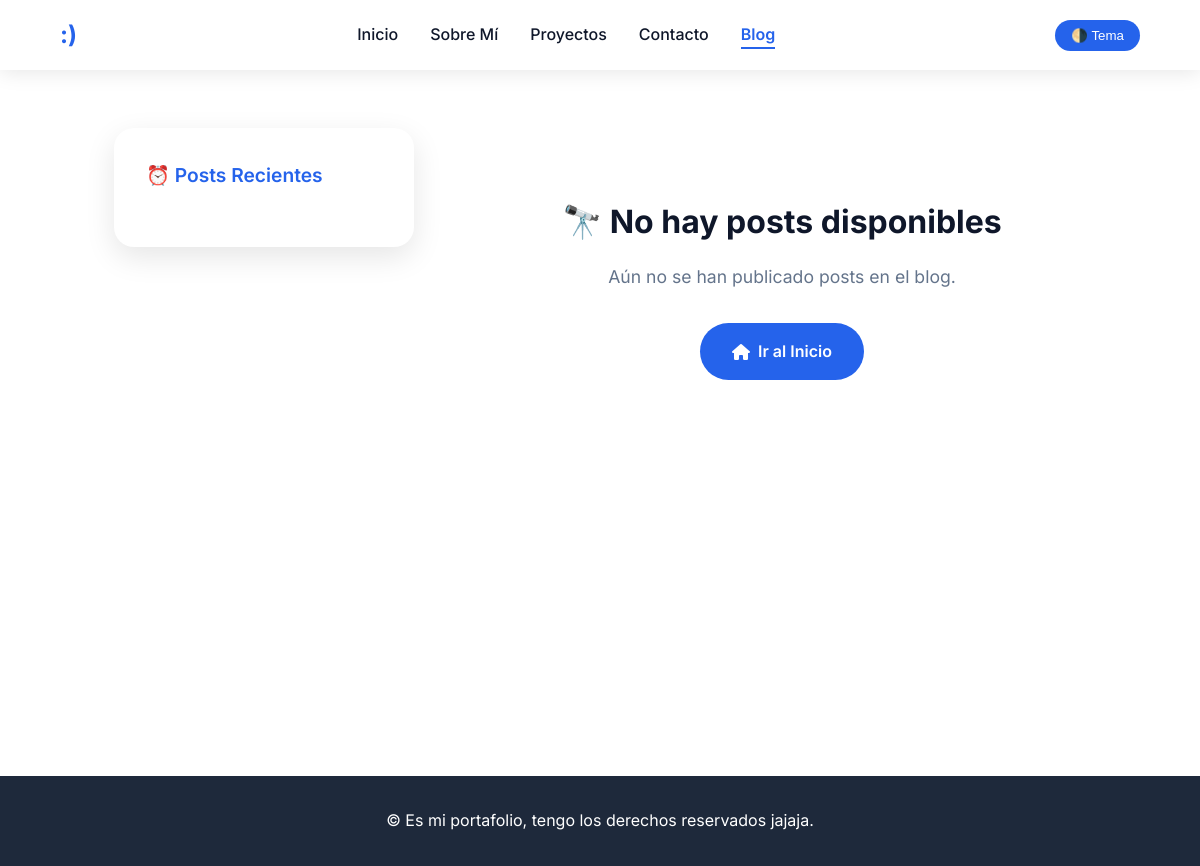
The page /blog/ on the database as committed earlier.
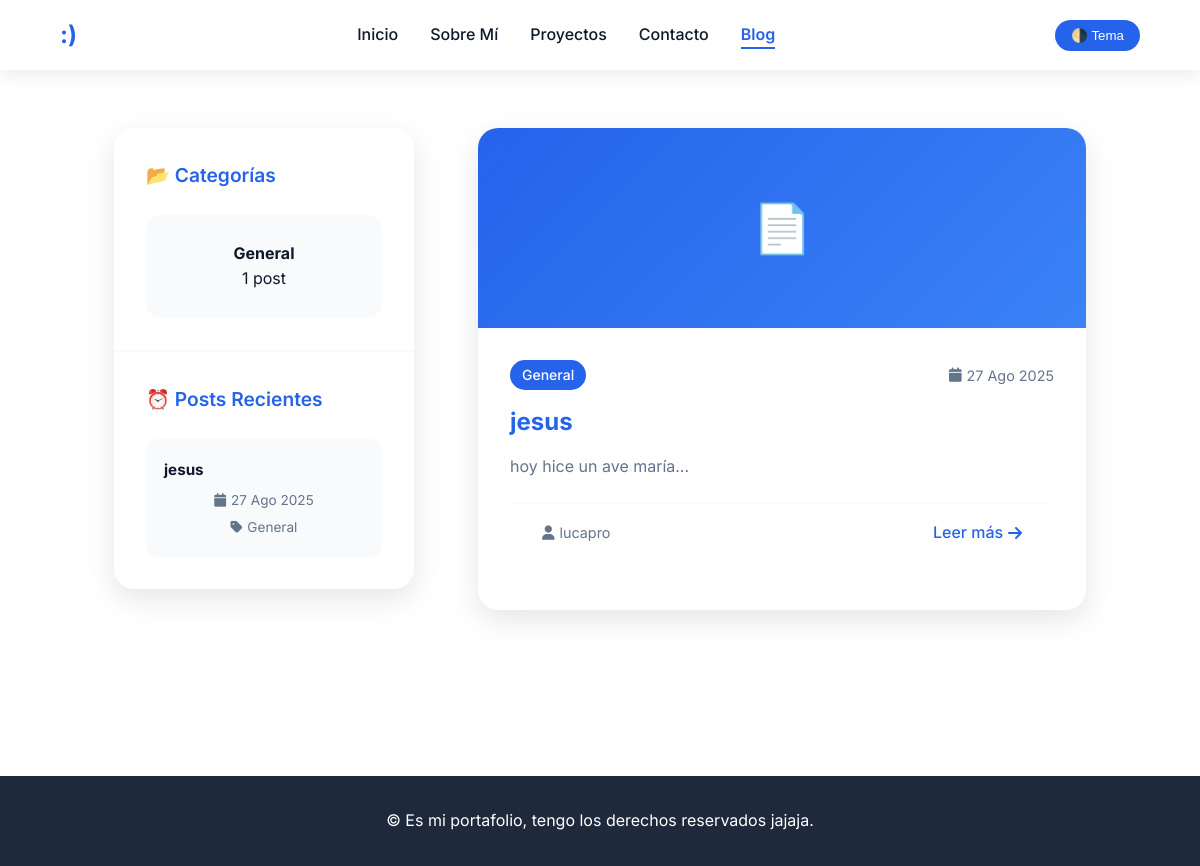
The same page on the database as committed later.
### blog/models.py (models this page shows, shortened)
class Category(models.Model):
    name = models.CharField(max_length=100, unique=True)
    slug = models.SlugField(max_length=100, unique=True, blank=True)
    description = models.TextField(blank=True)
    created_at = models.DateTimeField(auto_now_add=True)
    class Meta:
        verbose_name_plural = "categories"
        app_label = 'blog'  # Declarar explícitamente la app

class Post(models.Model):
    STATUS_CHOICES = [
        ('draft', 'Draft'),
        ('published', 'Published'),
    ]
    title = models.CharField(max_length=200)
    slug = models.SlugField(max_length=200, unique=True, blank=True)
    author = models.ForeignKey(User, on_delete=models.CASCADE)
    content = models.TextField()
    excerpt = models.CharField(max_length=300, blank=True)
    category = models.ForeignKey(Category, on_delete=models.CASCADE)
    status = models.CharField(max_length=10, choices=STATUS_CHOICES, default='draft')
    created_at = models.DateTimeField(auto_now_add=True)
    updated_at = models.DateTimeField(auto_now=True)
    featured_image = models.ImageField(upload_to='blog/images/', blank=True, null=True)
    class Meta:
        ordering = ['-created_at']
        app_label = 'blog'  # Declarar explícitamente la app

### blog/views.py (the view)
# urls.py: path('', views.index, name='index'),
def index(request):
    posts = Post.objects.filter(status='published').select_related('category', 'author')
    categories = Category.objects.all()
    paginator = Paginator(posts, 6)  # 6 posts por página
    page_number = request.GET.get('page')
    page_obj = paginator.get_page(page_number)
    context = {
        'page_obj': page_obj,
        'posts': page_obj,
        'categories': categories,
        'title': 'Blog'
    }
    return render(request, 'blog/index.html', context)

### blog/templates/blog/index.html (shortened to what this page needs)
{% extends "blog/base.html" %}
{% load static %}
{% block page_content %}
<div class="blog-container">
    <aside class="blog-sidebar">
        {% if categories %}
        <div class="sidebar-widget">
            <h3>📂 Categorías</h3>
            <div class="categories-grid">
                {% for category in categories %}
                <div class="info-card category-card" onclick="window.location.href='{% url 'blog:category' category.slug %}'">
                    <h4>{{ category.name }}</h4>
                    <p>{{ category.post_set.count }} post{{ category.post_set.count|pluralize }}</p>
                </div>
                {% endfor %}
            </div>
        </div>
        {% endif %}
        <div class="sidebar-widget">
            <h3>⏰ Posts Recientes</h3>
            <div class="recent-posts-list">
                {% for post in posts|slice:":2" %}
                <article class="recent-post-card" onclick="window.location.href='{% url 'blog:post_detail' post.slug %}'">
                    <h4>
                        <a href="{% url 'blog:post_detail' post.slug %}">{{ post.title }}</a>
                    </h4>
                    <div class="recent-meta">
                        <span><i class="fas fa-calendar"></i> {{ post.created_at|date:"d M Y" }}</span>
                        <span><i class="fas fa-tag"></i> {{ post.category.name }}</span>
                    </div>
                </article>
                {% endfor %}
            </div>
        </div>
    </aside>
    <div class="blog-main">
        {% if posts %}
        <article class="blog-posts-grid">
            {% for post in posts %}
            <div class="blog-post-card">
                <div class="post-image">
                    {% if post.featured_image %}
                        <img src="{{ post.featured_image.url }}" alt="{{ post.title }}">
                    {% else %}
                        📄
                    {% endif %}
                </div>
                <div class="post-content">
                    <div class="post-meta">
                        <div class="post-category">
                            <a href="{% url 'blog:category' post.category.slug %}" class="tech-tag">
                                {{ post.category.name }}
                            </a>
                        </div>
                        <div class="post-date">
                            <i class="fas fa-calendar"></i>
                            {{ post.created_at|date:"d M Y" }}
                        </div>
                    </div>
                    <h3>
                        <a href="{% url 'blog:post_detail' post.slug %}">{{ post.title }}</a>
                    </h3>
                    <p>
                        {% if post.excerpt %}
                            {{ post.excerpt }}
                        {% else %}
                            {{ post.content|truncatewords:20 }}
                        {% endif %}
                    </p>
                    <div class="post-footer">
                        <div class="post-author">
                            <i class="fas fa-user"></i>
                            {{ post.author.get_full_name|default:post.author.username }}
                        </div>
                        <a href="{% url 'blog:post_detail' post.slug %}" class="read-more">
                            Leer más <i class="fas fa-arrow-right"></i>
                        </a>
                    </div>
                </div>
            </div>
            {% endfor %}
        </article>
        {% else %}
        <div class="no-posts-section">
            <div class="no-posts-content">
                <h1>🔭 No hay posts disponibles</h1>
                <p>Aún no se han publicado posts en el blog.</p>
                <div class="hero-buttons">
                    <a href="{% url 'core:home' %}" class="cta-button">
                        <i class="fas fa-home"></i> Ir al Inicio
                    </a>
                </div>
            </div>
        </div>
        {% endif %}
    </div>
</div>
{% endblock %}

Rows that differ between the two databases and show on the page:
added Category: name "General", post_set.count "1"
added Post: title "jesus", created_at "27 Ago 2025", category.name "General", excerpt "hoy hice un ave maría...", author.get_full_name "lucapro"
Other text that changed with them:
text no longer shown: "🔭 No hay posts disponibles Aún no se han publicado posts en el blog. Ir al Inicio"
text now shown: "📂 Categorías"
